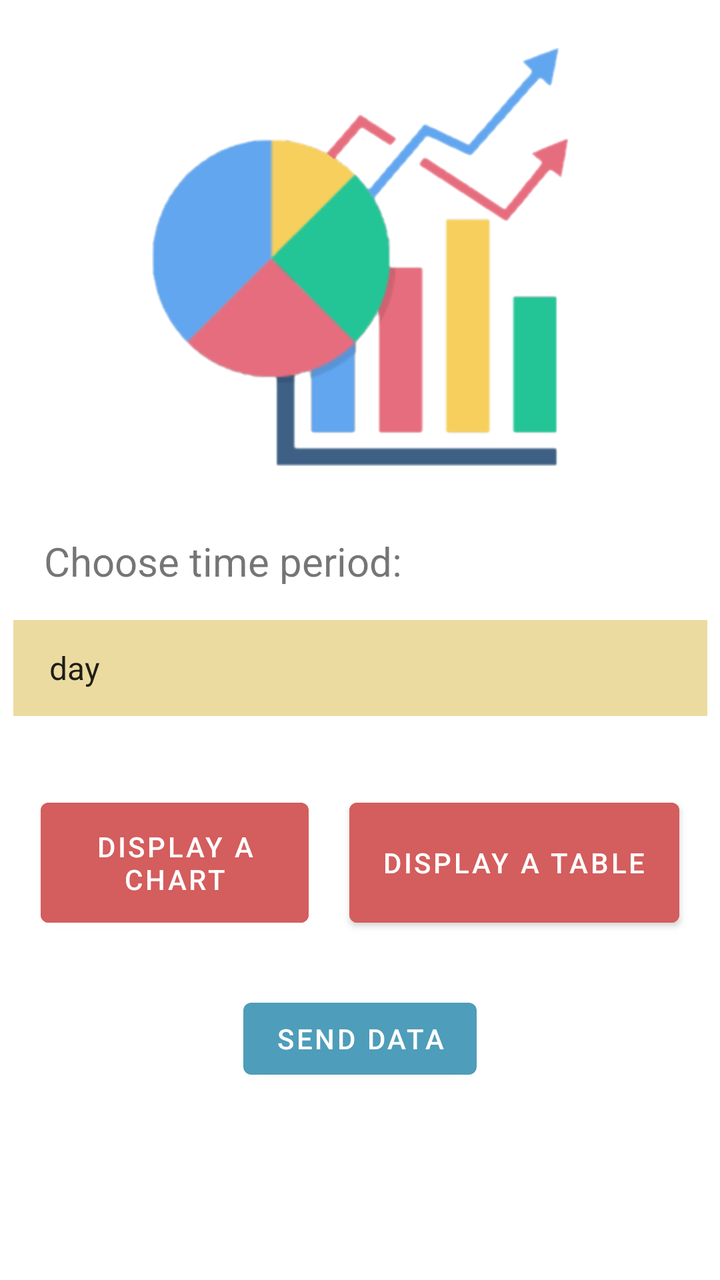
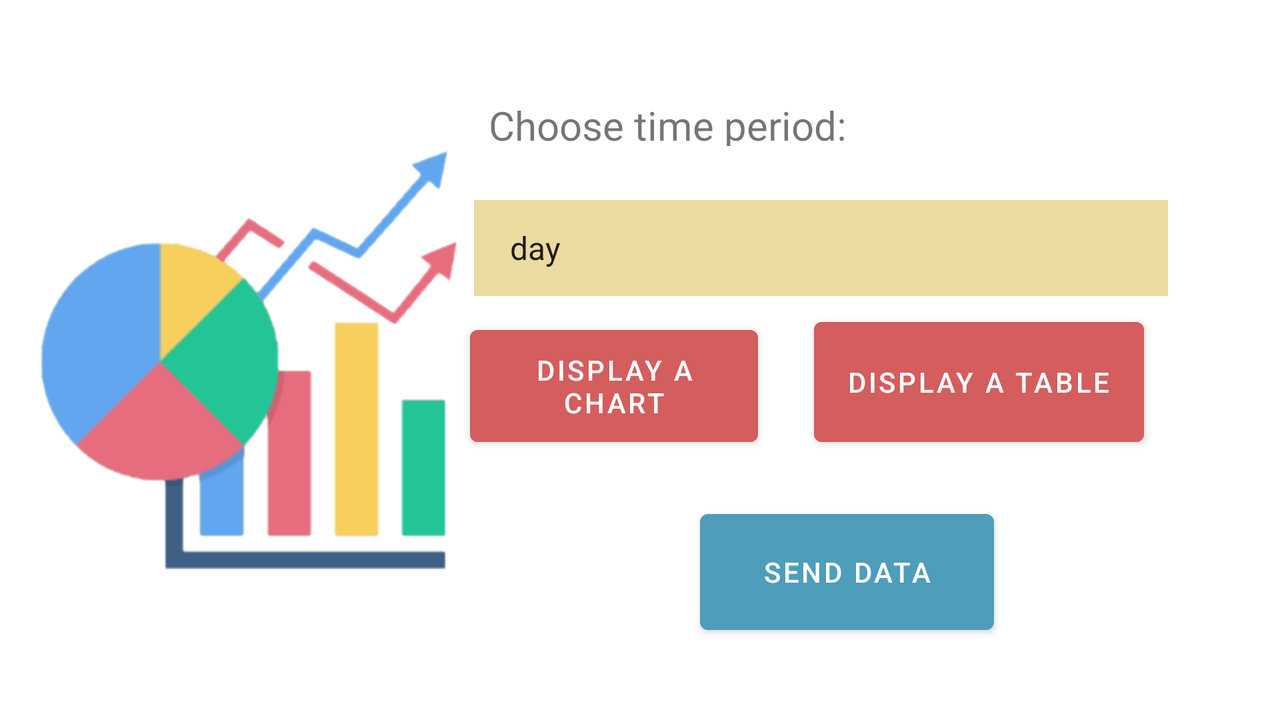

Compare how this app lays out the same screen by default and in its alternative resource folder. The renders come first, then the two layout files and the values they reference.
<!-- AndroidManifest.xml: application theme Theme.AppTimeStat -->
<!-- res/layout/activity_main.xml -->
<?xml version="1.0" encoding="utf-8"?>
<androidx.constraintlayout.widget.ConstraintLayout xmlns:android="http://schemas.android.com/apk/res/android"
    xmlns:app="http://schemas.android.com/apk/res-auto"
    xmlns:tools="http://schemas.android.com/tools"
    android:layout_width="match_parent"
    android:layout_height="match_parent"
    tools:context=".MainActivity">

    <Spinner
        android:id="@+id/spinner"
        android:layout_width="347dp"
        android:layout_height="48dp"
        android:layout_marginTop="8dp"
        android:background="@color/deepChampagne"
        android:entries="@array/time"
        android:padding="10dp"
        android:visibility="visible"
        app:layout_constraintEnd_toEndOf="parent"
        app:layout_constraintStart_toStartOf="parent"
        app:layout_constraintTop_toBottomOf="@+id/textView"
        tools:visibility="visible" />

    <Button
        android:id="@+id/button"
        android:layout_width="134dp"
        android:layout_height="72dp"
        android:backgroundTint="@color/indianRed"
        android:onClick="displayChart"
        android:text="@string/button_chart"
        app:layout_constraintBottom_toBottomOf="parent"
        app:layout_constraintEnd_toStartOf="@+id/button2"
        app:layout_constraintHorizontal_bias="0.496"
        app:layout_constraintStart_toStartOf="parent"
        app:layout_constraintTop_toBottomOf="@+id/spinner"
        app:layout_constraintVertical_bias="0.177" />

    <Button
        android:id="@+id/button2"
        android:layout_width="165dp"
        android:layout_height="72dp"
        android:backgroundTint="@color/indianRed"
        android:onClick="displayTable"
        android:text="@string/button_table"
        app:layout_constraintBottom_toBottomOf="parent"
        app:layout_constraintEnd_toEndOf="parent"
        app:layout_constraintHorizontal_bias="0.5"
        app:layout_constraintStart_toEndOf="@+id/button"
        app:layout_constraintTop_toBottomOf="@+id/spinner"
        app:layout_constraintVertical_bias="0.177" />

    <TextView
        android:id="@+id/textView"
        android:layout_width="337dp"
        android:layout_height="45dp"
        android:padding="10dp"
        android:text="@string/time_period"
        android:textSize="20sp"
        app:layout_constraintBottom_toTopOf="@+id/spinner"
        app:layout_constraintEnd_toEndOf="parent"
        app:layout_constraintHorizontal_bias="0.522"
        app:layout_constraintStart_toStartOf="parent"
        app:layout_constraintTop_toBottomOf="@+id/imageView2" />

    <ImageView
        android:id="@+id/imageView2"
        android:layout_width="259dp"
        android:layout_height="209dp"
        android:layout_marginStart="24dp"
        android:layout_marginTop="24dp"
        android:layout_marginEnd="24dp"
        android:layout_marginBottom="24dp"
        app:layout_constraintBottom_toTopOf="@+id/textView"
        app:layout_constraintEnd_toEndOf="parent"
        app:layout_constraintStart_toStartOf="parent"
        app:layout_constraintTop_toTopOf="parent"
        app:srcCompat="@drawable/chart" />

    <Button
        android:id="@+id/button3"
        android:layout_width="wrap_content"
        android:layout_height="wrap_content"
        android:layout_marginTop="24dp"
        android:onClick="rawJSON"
        android:text="@string/send_data"
        app:layout_constraintBottom_toBottomOf="parent"
        app:layout_constraintEnd_toEndOf="parent"
        app:layout_constraintStart_toStartOf="parent"
        app:layout_constraintTop_toBottomOf="@+id/button2"
        app:layout_constraintVertical_bias="0.04" />

</androidx.constraintlayout.widget.ConstraintLayout>
<!-- resources referenced by this layout -->
<resources>
  <array name="time">
          <item name="day">day</item>
          <item name="week">week</item>
          <item name="month">month</item>
          <item name="year">year</item>
      </array>
  <color name="deepChampagne">#EBDBA0</color>
  <color name="indianRed">#D45D5D</color>
  <!-- drawable chart: png bitmap (drawable, 23542 bytes) -->
  <string name="button_chart">Display a chart</string>
  <string name="button_table">Display a table</string>
  <string name="send_data">Send data</string>
  <string name="time_period">Choose time period:</string>
  <style name="Theme.AppTimeStat" parent="Theme.MaterialComponents.DayNight.DarkActionBar">
          
          <item name="colorPrimary">@color/celestialBlue</item>
          <item name="colorPrimaryVariant">@color/black</item>
          <item name="colorOnPrimary">@color/white</item>
          
          <item name="colorSecondary">@color/indianRed</item>
          <item name="colorSecondaryVariant">@color/deepChampagne</item>
          <item name="colorOnSecondary">@color/black</item>
          
          <item name="android:statusBarColor" tools:targetApi="l">?attr/colorPrimaryVariant</item>
          
      </style>
  <color name="celestialBlue">#4E9DBA</color>
  <color name="black">#FF000000</color>
  <color name="white">#FFFFFFFF</color>
</resources>
<!-- res/layout-land/activity_main.xml (the repository's variant of the layout above) -->
<!-- drawn on the phone turned sideways -->
<?xml version="1.0" encoding="utf-8"?>
<androidx.constraintlayout.widget.ConstraintLayout xmlns:android="http://schemas.android.com/apk/res/android"
    xmlns:app="http://schemas.android.com/apk/res-auto"
    xmlns:tools="http://schemas.android.com/tools"
    android:layout_width="match_parent"
    android:layout_height="match_parent"
    tools:context=".MainActivity">

    <Spinner
        android:id="@+id/spinner"
        android:layout_width="347dp"
        android:layout_height="48dp"
        android:layout_marginTop="109dp"
        android:layout_marginBottom="20dp"
        android:background="@color/deepChampagne"
        android:entries="@array/time"
        android:padding="10dp"
        android:visibility="visible"
        app:layout_constraintBottom_toTopOf="@+id/button"
        app:layout_constraintEnd_toEndOf="parent"
        app:layout_constraintHorizontal_bias="0.809"
        app:layout_constraintStart_toStartOf="parent"
        app:layout_constraintTop_toTopOf="parent"
        tools:visibility="visible" />

    <Button
        android:id="@+id/button"
        android:layout_width="144dp"
        android:layout_height="68dp"
        android:backgroundTint="@color/indianRed"
        android:onClick="displayChart"
        android:text="@string/button_chart"
        app:layout_constraintBottom_toBottomOf="parent"
        app:layout_constraintEnd_toStartOf="@+id/button2"
        app:layout_constraintHorizontal_bias="0.894"
        app:layout_constraintStart_toStartOf="parent"
        app:layout_constraintTop_toTopOf="parent"
        app:layout_constraintVertical_bias="0.544" />

    <Button
        android:id="@+id/button2"
        android:layout_width="165dp"
        android:layout_height="72dp"
        android:layout_marginEnd="68dp"
        android:backgroundTint="@color/indianRed"
        android:onClick="displayTable"
        android:text="@string/button_table"
        app:layout_constraintBottom_toBottomOf="parent"
        app:layout_constraintEnd_toEndOf="parent"
        app:layout_constraintTop_toTopOf="parent"
        app:layout_constraintVertical_bias="0.538" />

    <TextView
        android:id="@+id/textView"
        android:layout_width="350dp"
        android:layout_height="44dp"
        android:padding="10dp"
        android:text="@string/time_period"
        android:textSize="20sp"
        app:layout_constraintBottom_toTopOf="@+id/spinner"
        app:layout_constraintEnd_toEndOf="parent"
        app:layout_constraintHorizontal_bias="0.808"
        app:layout_constraintStart_toStartOf="parent"
        app:layout_constraintTop_toTopOf="parent"
        app:layout_constraintVertical_bias="0.695" />

    <ImageView
        android:id="@+id/imageView2"
        android:layout_width="259dp"
        android:layout_height="209dp"
        app:layout_constraintBottom_toBottomOf="parent"
        app:layout_constraintEnd_toStartOf="@+id/button"
        app:layout_constraintHorizontal_bias="0.227"
        app:layout_constraintStart_toStartOf="parent"
        app:layout_constraintTop_toTopOf="parent"
        app:srcCompat="@drawable/chart" />

    <Button
        android:id="@+id/button3"
        android:layout_width="147dp"
        android:layout_height="70dp"
        android:layout_marginTop="24dp"
        android:onClick="rawJSON"
        android:text="@string/send_data"
        app:layout_constraintBottom_toBottomOf="parent"
        app:layout_constraintEnd_toEndOf="parent"
        app:layout_constraintHorizontal_bias="0.71"
        app:layout_constraintStart_toStartOf="parent"
        app:layout_constraintTop_toBottomOf="@+id/button2"
        app:layout_constraintVertical_bias="0.0" />

</androidx.constraintlayout.widget.ConstraintLayout>
